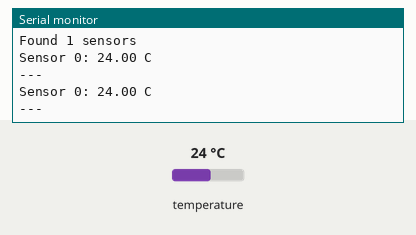
Recording of a sketch running on a simulated Arduino Uno, built with avr-gcc and run on an emulated ATmega328P. Parts: the last lines printed to the serial monitor. Inputs (shaded band) come from the test bench; at power-on: temperature 24 °C.

Above: at 4.3 s.
4.4 s: temperature set to 12 °C
At 7.2 s:
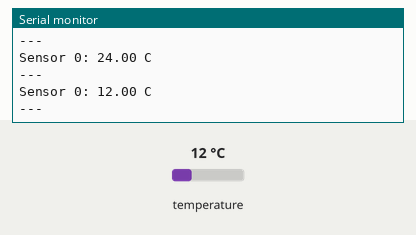
8.1 s: temperature set to 19 °C
At 10.4 s:
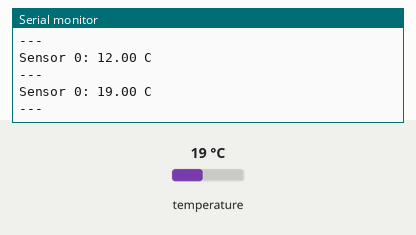
Timing chart, 0 to 11.9 s (numbered marks = the images above; inputs shaded):
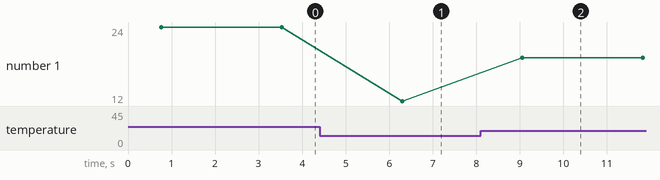

The sketch:

example_2.ino
```cpp
// Scans a shared 1-Wire bus for multiple DS18B20 probes on Arduino and prints each sensor's temperature in Celsius.
//
// Buy this module: https://shillehtek.com/products/ds18b20-waterproof-digital-temp-sensor-probe-1m-for-arduino-pi
// Full manual: https://shillehtek.com/blogs/shillehtek-product-manuals/ds18b20-waterproof-digital-temp-sensor-probe-1m-for-arduino-pi-manual
// More examples: https://github.com/shillehbean/shillehtek-examples
//

// DS18B20 - Multiple probes sharing one data wire
// All sensors share Red, Black, Yellow; one 4.7k pull-up for the whole bus

#include <OneWire.h>
#include <DallasTemperature.h>

OneWire oneWire(2);
DallasTemperature sensors(&oneWire);

void setup() {
  Serial.begin(9600);
  sensors.begin();
  Serial.print("Found "); Serial.print(sensors.getDeviceCount()); Serial.println(" sensors");
}

void loop() {
  sensors.requestTemperatures();
  for (int i = 0; i < sensors.getDeviceCount(); i++) {
    Serial.print("Sensor "); Serial.print(i); Serial.print(": ");
    Serial.print(sensors.getTempCByIndex(i)); Serial.println(" C");
  }
  Serial.println("---");
  delay(2000);
}
```

Measured:
- after the input at 4.4 s, the serial monitor: prints a new line after 1.9 s (image 1)
- after the input at 8.1 s, the serial monitor: prints a new line after 0.96 s (image 2)
- plotted number 1: 24 → 12 after the input at 4.4 s, 12 → 19 after the input at 8.1 s
